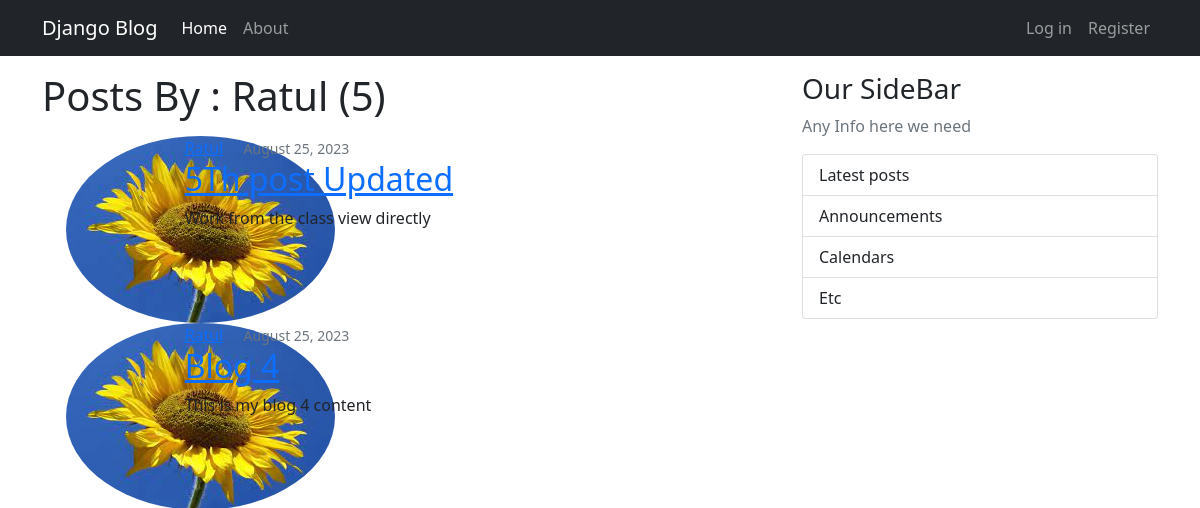
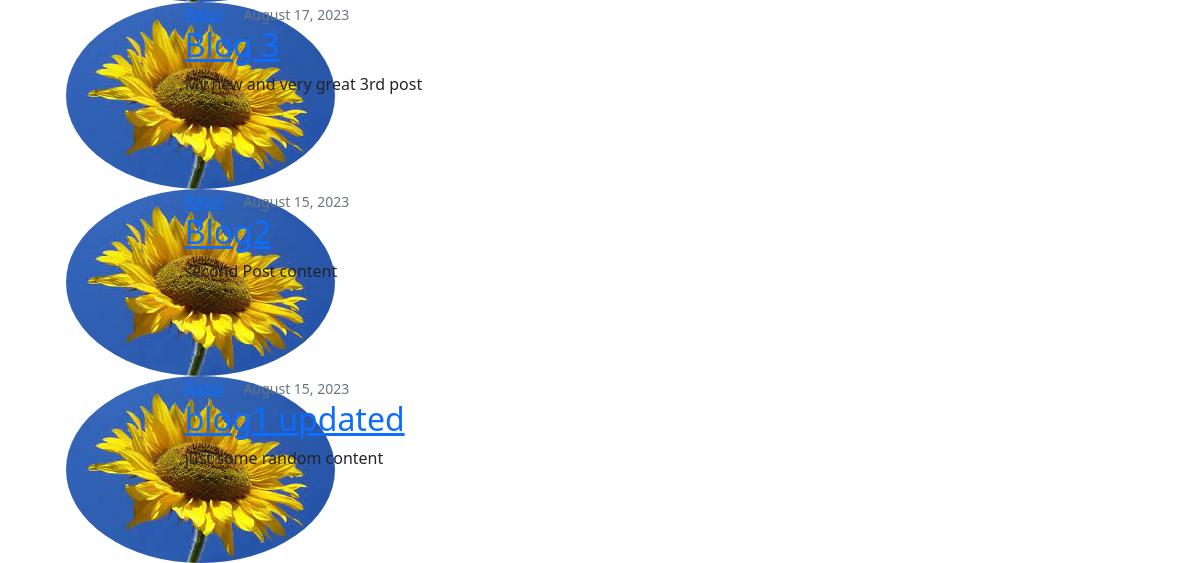
Page /user/ratul on the earlier database version (2 pictures, top to bottom).
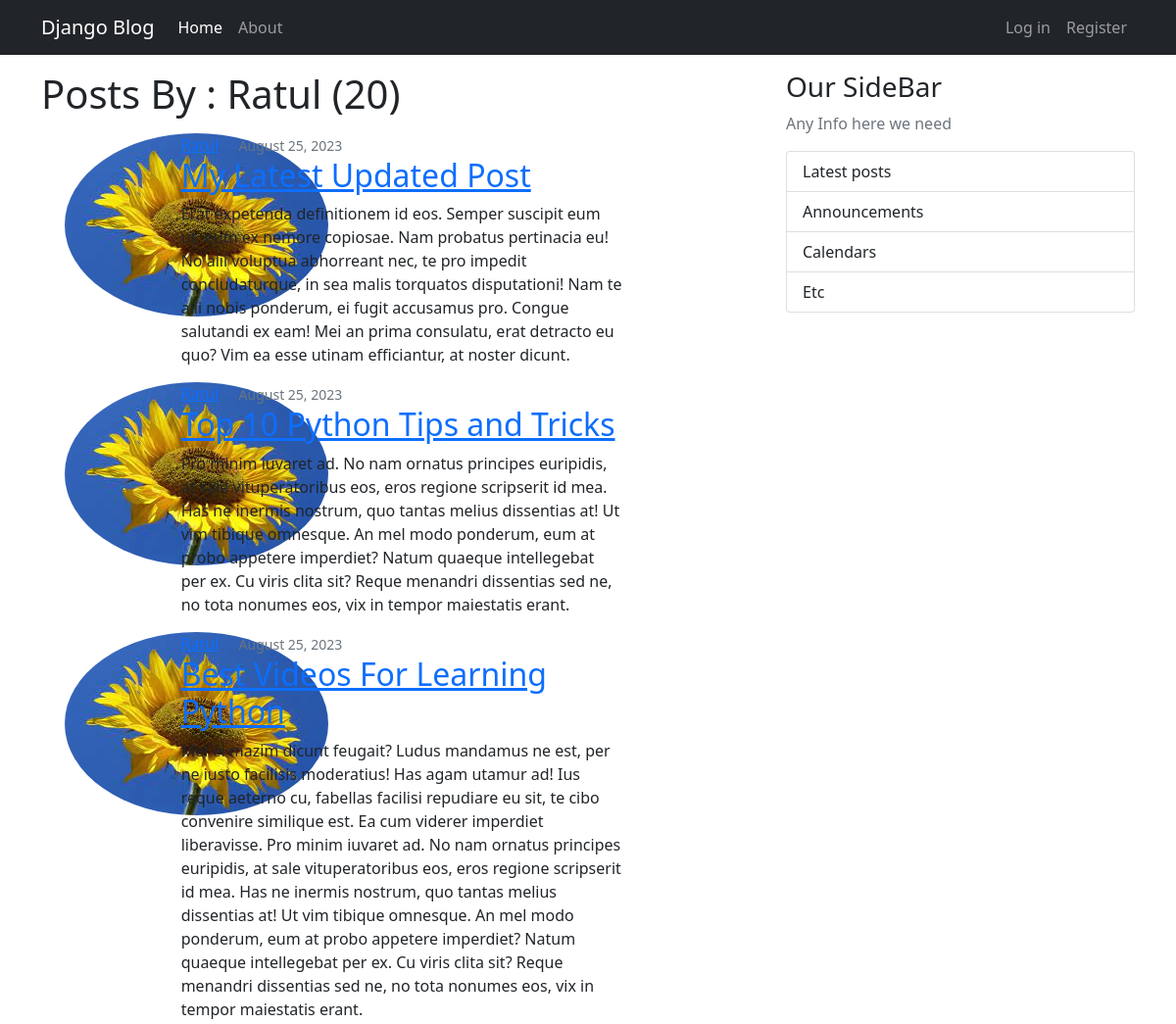
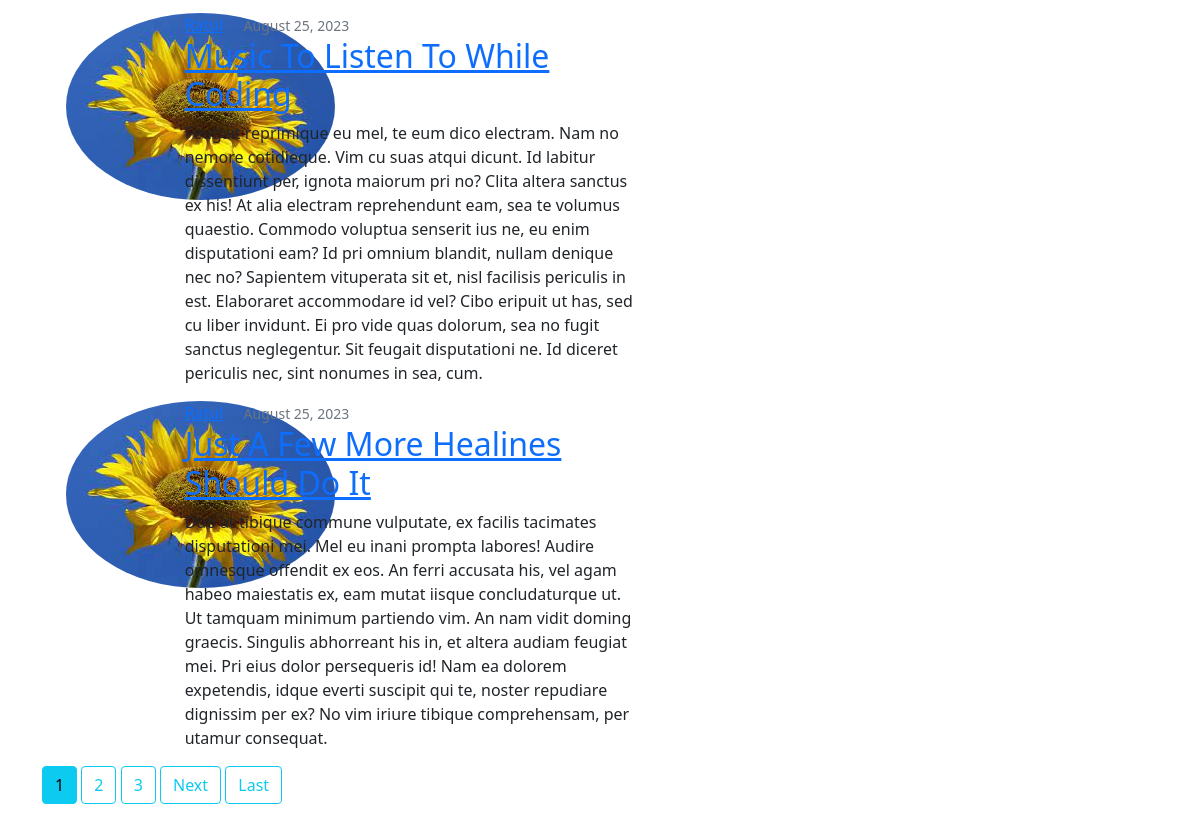
Same page on the later database version (2 pictures, top to bottom).
### blog/models.py (models this page shows, shortened)
class Post(models.Model):
    title = models.CharField(max_length=100, default="empty content")
    content = models.TextField(default="empty content")
    date_posted = models.DateTimeField(default=timezone.now)
    author = models.ForeignKey(User, on_delete=models.CASCADE)

### users/models.py (models this page shows, shortened)
class Profile(models.Model):
    user = models.OneToOneField(User, on_delete=models.CASCADE)
    image = models.ImageField(default="default.jpg", upload_to='profile_pics')

### blog/views.py (the view)
# urls.py: path('user/<str:username>', UserPostListView.as_view(), name='user-posts'),
class UserPostListView(ListView):
    model = Post
    context_object_name = 'posts'
    template_name = 'blog/user_posts.html'  # <app>/<model>_<viewtype>.html
    paginate_by = 5
    def get_queryset(self):
        user = get_object_or_404(User, username=self.kwargs.get('username'))
        return Post.objects.filter(author=user).order_by('-date_posted')

### blog/templates/blog/user_posts.html (shortened to what this page needs)
{% extends "blog/base.html" %}
{% block content %}
    <h1 class="mb-3 text-capitalize">Posts By : {{ view.kwargs.username }} ({{ page_obj.paginator.count }})</h1>
    {% for post in posts %}
         <article class="media content-section">
         <div class="container">
          <div class="row">
            <div class="col col-md-2 col-sm-1">
                <img src="{{ post.author.profile.image.url }}" class="rounded-circle article-img">
            </div>
            <div class="col col-md-8">
                <div class="media-body">
                    <div class="article-metadata">
                    <a class="me-3 text-capitalize" href="{% url 'user-posts' post.author.username%}">{{ post.author }}</a>
                    <small class="text-muted" href="#">{{ post.date_posted|date:"F d, Y" }}</small>
                    </div>
                    <h2>
                        <a class="article-title" href="{% url 'post-detail' post.id %}">{{ post.title }}</a>
                    </h2>
                    <p class="article-content">{{ post.content }}</p>
                </div>
            </div>
          </div>
        </div>
         </article>
    {% endfor %}
    {% if is_paginated %}
        {% for num in page_obj.paginator.page_range %}
            {% if page_obj.number == num%}
                <a class="btn btn-info mb-4" href="?page={{ num }}">{{ num }}</a>
            {% elif num > page_obj.number|add:'-3' and num < page_obj.number|add:'3'%}
                <a class="btn btn-outline-info mb-4" href="?page={{ num }}">{{ num }}</a>
            {% endif %}
        {% endfor %}
        {% if page_obj.has_next %}
            <a class="btn btn-outline-info mb-4" href="?page={{ page_obj.next_page_number }}">Next</a>
            <a class="btn btn-outline-info mb-4" href="?page={{ page_obj.paginator.num_pages}}">Last</a>
        {% endif %}
    {% endif %}
{% endblock content %}

Differences in the rows shown:
no longer on this page (row unchanged): Post: author.profile.image (picture), author "Ratul", date_posted "August 25, 2023", title "5Th post Updated", content "Work from the class view directly"
no longer on this page (row unchanged): Post: author.profile.image (picture), author "Ratul", date_posted "August 25, 2023", title "Blog 4", content "This is my blog 4 content"
no longer on this page (row unchanged): Post: author.profile.image (picture), author "Ratul", date_posted "August 17, 2023", title "Blog 3", content "My new and very great 3rd post"
no longer on this page (row unchanged): Post: author.profile.image (picture), author "Ratul", date_posted "August 15, 2023", title "Blog2", content "second Post content"
no longer on this page (row unchanged): Post: author.profile.image (picture), author "Ratul", date_posted "August 15, 2023", title "blog1 updated", content "just some random content"
added Post: author.profile.image (picture), author "Ratul", date_posted "August 25, 2023", title "My Latest Updated Post", content "Erat expetenda definitionem id eos. Semper suscipit eum ut, eum ex nemore copiosae. Nam probatus pertinacia eu! No alii voluptua abhorreant nec, te pro impedit concludaturque, in sea malis torquatos disputationi! Nam te alii nobis ponderum, ei fugit accusamus pro. Congue salutandi ex eam! Mei an prima consulatu, erat detracto eu quo? Vim ea esse utinam efficiantur, at noster dicunt."
added Post: author.profile.image (picture), author "Ratul", date_posted "August 25, 2023", title "Top 10 Python Tips and Tricks", content "Pro minim iuvaret ad. No nam ornatus principes euripidis, at sale vituperatoribus eos, eros regione scripserit id mea. Has ne inermis nostrum, quo tantas melius dissentias at! Ut vim tibique omnesque. An mel modo ponderum, eum at probo appetere imperdiet? Natum quaeque intellegebat per ex. Cu viris clita sit? Reque menandri dissentias sed ne, no tota nonumes eos, vix in tempor maiestatis erant."
added Post: author.profile.image (picture), author "Ratul", date_posted "August 25, 2023", title "Best Videos For Learning Python", content "Mei ei mazim dicunt feugait? Ludus mandamus ne est, per ne iusto facilisis moderatius! Has agam utamur ad! Ius reque aeterno cu, fabellas facilisi repudiare eu sit, te cibo convenire similique est. Ea cum viderer imperdiet liberavisse. Pro minim iuvaret ad. No nam ornatus principes euripidis, at sale vituperatoribus eos, eros regione scripserit id mea. Has ne inermis nostrum, quo tantas melius dissentias at! Ut vim tibique omnesque. An mel modo ponderum, eum at probo appetere imperdiet? Natum quaeque intellegebat per ex. Cu viris clita sit? Reque menandri dissentias sed ne, no tota nonumes eos, vix in tempor maiestatis erant."
added Post: author.profile.image (picture), author "Ratul", date_posted "August 25, 2023", title "Music To Listen To While Coding", content "Feugait reprimique eu mel, te eum dico electram. Nam no nemore cotidieque. Vim cu suas atqui dicunt. Id labitur dissentiunt per, ignota maiorum pri no? Clita altera sanctus ex his! At alia electram reprehendunt eam, sea te volumus quaestio. Commodo voluptua senserit ius ne, eu enim disputationi eam? Id pri omnium blandit, nullam denique nec no? Sapientem vituperata sit et, nisl facilisis periculis in est. Elaboraret accommodare id vel? Cibo eripuit ut has, sed cu liber invidunt. Ei pro vide quas dolorum, sea no fugit sanctus neglegentur. Sit feugait disputationi ne. Id diceret periculis nec, sint nonumes in sea, cum."
added Post: author.profile.image (picture), author "Ratul", date_posted "August 25, 2023", title "Just A Few More Healines Should Do It", content "Duo at tibique commune vulputate, ex facilis tacimates disputationi mei. Mel eu inani prompta labores! Audire omnesque offendit ex eos. An ferri accusata his, vel agam habeo maiestatis ex, eam mutat iisque concludaturque ut. Ut tamquam minimum partiendo vim. An nam vidit doming graecis. Singulis abhorreant his in, et altera audiam feugiat mei. Pri eius dolor persequeris id! Nam ea dolorem expetendis, idque everti suscipit qui te, noster repudiare dignissim per ex? No vim iriure tibique comprehensam, per utamur consequat."
Other differences:
{{ page_obj.paginator.count }}: "5" → "20"
new list line: "1"
new list line: "2"
new list line: "3"
text now shown: "Next Last"
